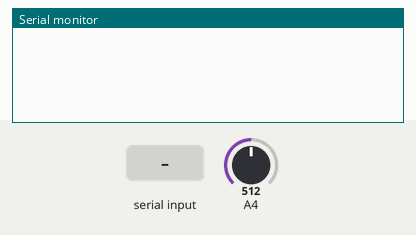
This sketch was run on a simulated Arduino Uno, built with avr-gcc and run on an emulated ATmega328P. Parts: the last lines printed to the serial monitor. The inputs (shaded band) are chosen by the test bench; at power-on: A4 = 512.

Above: at 1.2 s.
1.3 s: "1" received over Serial
At 2.5 s:
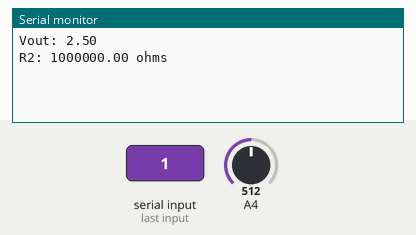
2.8 s: A4 set to 716
At 4.1 s:
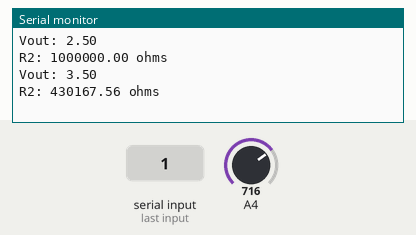
4.3 s: A4 set to 900
At 5.8 s:
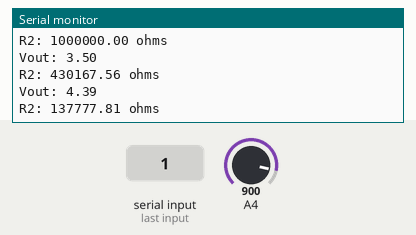
Timing chart, 0 to 7.3 s (numbered marks = the images above; inputs shaded):
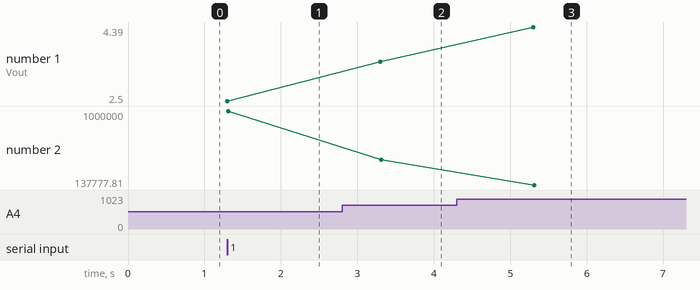

The sketch:

res_read.ino
```cpp
int data= 0;
float Vin= 5;
float Vout= 0;
float R1= 1000000;
//float R1=0;
float R2= 0;
//float R3=0;
float Resistance=0;

float buffer= 0;
bool flag=true;

void setup()
{
//analogReference(EXTERNAL);
Serial.begin(9600);

}

void loop()
{
if(Serial.available())
{
while(flag==true)
{
for(int i=0;i<10;i++)
{
data= analogRead(A4);   //actually stored in didgital
if(data)
{
buffer= data * Vin;
Vout= (buffer)/1024.0;        //converted to digital

//unknown resistance calculated
buffer= (Vin/Vout) -1;
R2= R1 * buffer;

Serial.print("Vout: ");
Serial.println(Vout);
Serial.print("R2: ");
Serial.print(R2);
Serial.println(" ohms");


delay(2000);
}
}
flag=false;
}
}
}


//The Arduino Uno ADC is of 10-bit resolution (so the integer values from 0 - 2^10 = 1024 values).
//This means that it will map input voltages between 0 and 5 volts into integer values between 0 and 1023.
//So if we multiply input anlogValue to (5/1024), then we get the digital value of input voltage.
```

Measured:
- after the input at 1.3 s, the serial monitor: prints a new line at once (image 1)
- after the input at 2.8 s, the serial monitor: prints a new line after 0.50 s (image 2)
- after the input at 4.3 s, the serial monitor: prints a new line after 1.0 s (image 3)
- plotted number 1: 2.5 → 3.5 after the input at 2.8 s, 3.5 → 4.39 after the input at 4.3 s
- plotted number 2: 1000000 → 430167.56 after the input at 2.8 s, 430167.56 → 137777.81 after the input at 4.3 s
